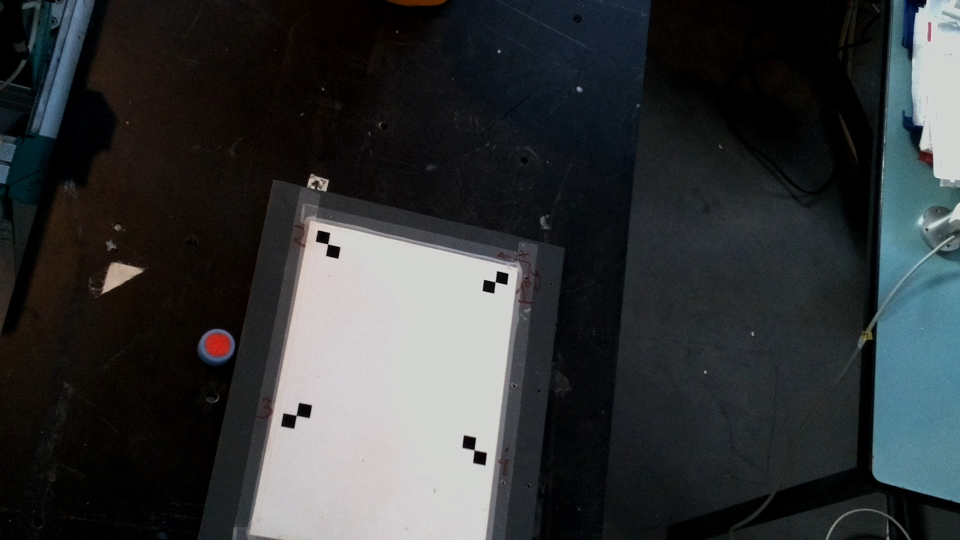
#> input picture imamire1.jpg, 1920 x 1080 px (shown at 1/2 size)
$ python homographie_retification.py
#> lines starting #> are read from the running program, lines starting #| are printed output that depends on the picture; after the words box and inside, x2 and y2 are one past the last pixel; in counts of white or black regions, pixels touching at a corner belong together
import cv2

def overprinting_outline_targe(image: str, pixels: list, color: tuple, thickness: int) -> None:
#> called with image = 'imamire1.jpg', color = (0, 255, 0), thickness = 1
    image = cv2.imread(image)
#> image is the input picture: shape (1080, 1920, 3); mean B, G, R 55.2, 53.9, 51.1

    for pixel in range(len(pixels)):
        cv2.line(image, tuple(pixels[pixel]), tuple(pixels[(pixel + 1) % len(pixels)]), color, thickness)
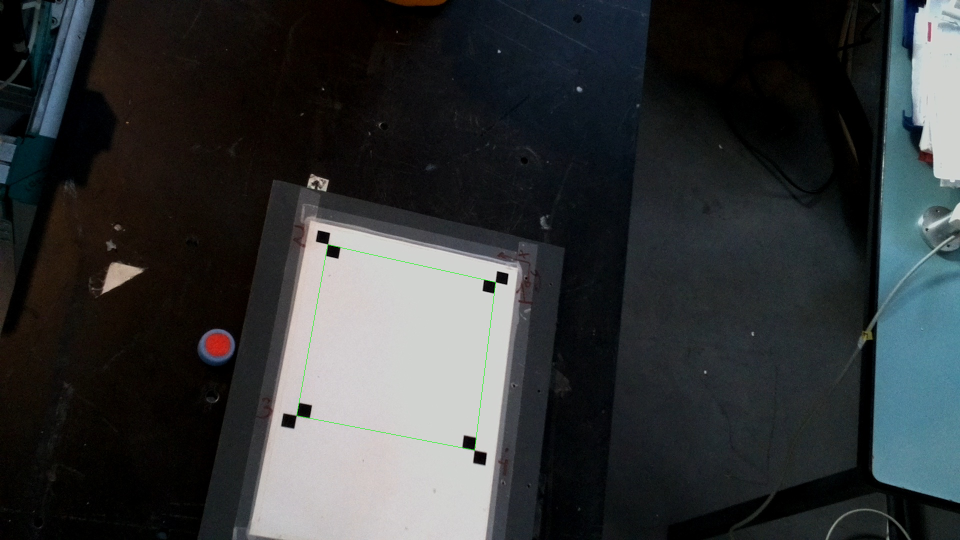
#> image: shape (1080, 1920, 3) (shown at 1/2 size); 0.07% of pixels changed, all inside (x1, y1, x2, y2) = (593, 489, 992, 901)

    cv2.imwrite("outline_targe.png", image)
    cv2.waitKey(0)
    cv2.destroyAllWindows()

def processImage(image, srcPoints):
    pass

def read_out_file(file_path: str) -> None:
#> (the run stopped early here; a loop or call above may not have finished)
